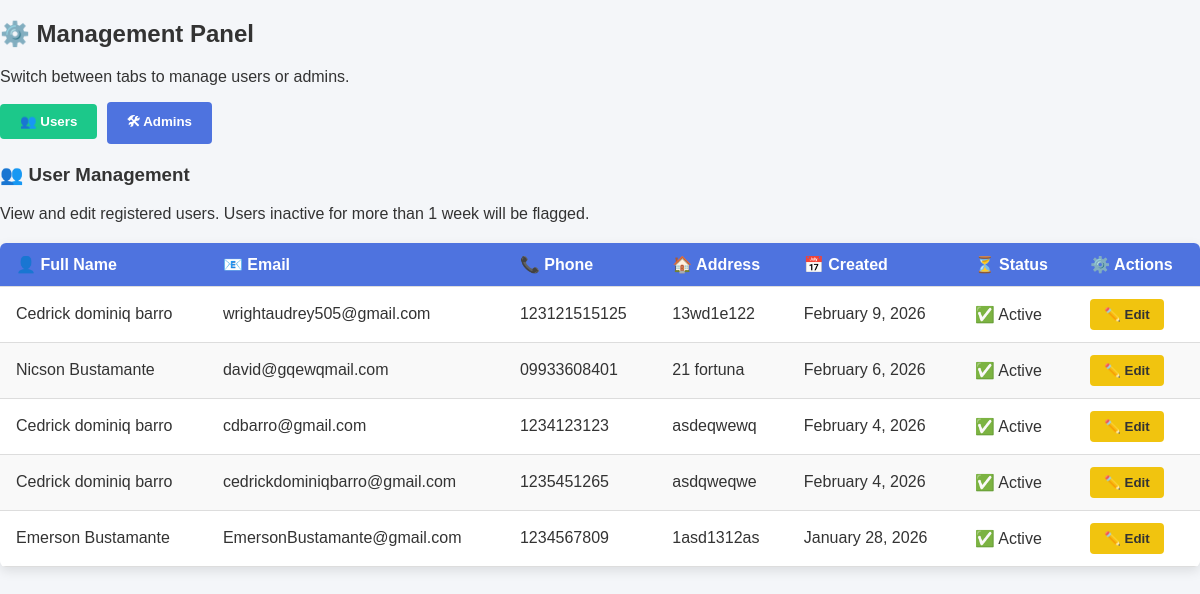
The page /admin-users-admin.php (signed in) on the database its author committed.
### tables this page shows
CREATE TABLE `users` (
  `id` int(11) NOT NULL,
  `fullname` varchar(100) NOT NULL,
  `email` varchar(100) NOT NULL,
  `phone` varchar(20) DEFAULT NULL,
  `address` varchar(255) DEFAULT NULL,
  `password` varchar(255) NOT NULL,
  `created_at` timestamp NOT NULL DEFAULT current_timestamp(),
  `reset_token` varchar(64) DEFAULT NULL,
  `reset_expires` datetime DEFAULT NULL,
  `last_active` datetime DEFAULT current_timestamp()
);

### admin-users-admin.php (the view, shortened to what this page needs)
<?php
include 'db.php';
?>
<!DOCTYPE html>
<html lang="en">
<head>
  <link rel="stylesheet" href="admin-dashboard.css">
</head>
<body>
<h2>⚙️ Management Panel</h2>
<p>Switch between tabs to manage users or admins.</p>
<div class="tab-nav">
  <button class="tab-btn active" onclick="openTab('users-tab')">👥 Users</button>
  <button class="tab-btn" onclick="openTab('admins-tab')">🛠 Admins</button>
</div>
<div id="users-tab" class="tab-content active">
  <h3>👥 User Management</h3>
  <p>View and edit registered users. Users inactive for more than 1 week will be flagged.</p>
  <div class="user-table-wrapper">
    <table id="users-table">
      <thead>
        <tr>
          <th>👤 Full Name</th>
          <th>📧 Email</th>
          <th>📞 Phone</th>
          <th>🏠 Address</th>
          <th>📅 Created</th>
          <th>⏳ Status</th>
          <th>⚙️ Actions</th>
        </tr>
      </thead>
      <tbody>
        <?php
        $result = $conn->query("SELECT id, fullname, email, phone, address, created_at, last_active FROM users ORDER BY created_at DESC");
        if ($result && $result->num_rows > 0) {
          while ($row = $result->fetch_assoc()) {
            $createdDate = date("F j, Y", strtotime($row['created_at']));
            $lastActive = isset($row['last_active']) ? strtotime($row['last_active']) : strtotime($row['created_at']);
            $inactiveDays = (time() - $lastActive) / (60 * 60 * 24);
            $status = $inactiveDays > 7 ? "⚠️ Inactive > 1 week" : "✅ Active";
            echo "<tr>
                    <td>" . htmlspecialchars($row['fullname']) . "</td>
                    <td>" . htmlspecialchars($row['email']) . "</td>
                    <td>" . htmlspecialchars($row['phone']) . "</td>
                    <td>" . htmlspecialchars($row['address']) . "</td>
                    <td>" . $createdDate . "</td>
                    <td>" . $status . "</td>
                    <td>
                      <button class='btn btn-warning edit-btn'
                              data-id='" . $row['id'] . "'
                              data-name='" . htmlspecialchars($row['fullname']) . "'
                              data-email='" . htmlspecialchars($row['email']) . "'
                              data-phone='" . htmlspecialchars($row['phone']) . "'
                              data-address='" . htmlspecialchars($row['address']) . "'>✏️ Edit</button>
                    </td>
                  </tr>";
          }
        } else {
          echo "<tr><td colspan='7' style='text-align:center;'>🚫 No users found</td></tr>";
        }
        ?>
      </tbody>
    </table>
  </div>
</div>
</body>
</html>

### admin-dashboard.css (style rules this page uses)
body { margin: 0; font-family: Arial, sans-serif; background: #f4f6f9; color: #333; }
#users-table { width: 100%; border-collapse: collapse; margin-top: 15px; background: #fff; box-shadow: 0 4px 12px rgba(0,0,0,0.1); border-radius: 6px; overflow: hidden; }
#users-table th, #users-table td { padding: 12px 16px; text-align: left; }
#users-table th { background: #4e73df; color: #fff; font-weight: bold; }
#users-table tr:nth-child(even) { background: #f9f9f9; }
.edit-btn { background: #f1c40f; color: #fff; border: none; padding: 6px 12px; border-radius: 4px; cursor: pointer; font-weight: bold; }
.btn { padding: 8px 14px; border: none; border-radius: 4px; cursor: pointer; font-weight: bold; color: #fff; transition: background 0.3s ease; }
.btn-warning { background: #f1c40f; color: #333; }
.edit-btn { background: #f1c40f; color: #333; }
.user-table-wrapper { margin-top: 20px; }
.user-table-wrapper table { width: 100%; border-collapse: collapse; }
.user-table-wrapper th, .user-table-wrapper td { padding: 10px; border-bottom: 1px solid #ddd; }
.tab-nav { margin-bottom: 20px; }
.tab-btn { padding: 10px 20px; border: none; cursor: pointer; background: #4e73df; color: #fff; font-weight: bold; margin-right: 5px; border-radius: 4px; }
.tab-btn.active { background: #1cc88a; }
.tab-content { display: none; }
.tab-content.active { display: block; }

### rows shown on the page
users: fullname "Cedrick dominiq barro", email "wrightaudrey505@gmail.com", phone "123121515125", address "13wd1e122", created_at "February 9, 2026", last_active "✅ Active"
users: fullname "Nicson Bustamante", email "david@gqewqmail.com", phone "09933608401", address "21 fortuna", created_at "February 6, 2026", last_active "✅ Active"
users: fullname "Cedrick dominiq barro", email "cdbarro@gmail.com", phone "1234123123", address "asdeqwewq", created_at "February 4, 2026", last_active "✅ Active"
users: fullname "Cedrick dominiq barro", email "cedrickdominiqbarro@gmail.com", phone "1235451265", address "asdqweqwe", created_at "February 4, 2026", last_active "✅ Active"
users: fullname "Emerson Bustamante", email "EmersonBustamante@gmail.com", phone "1234567809", address "1asd1312as", created_at "January 28, 2026", last_active "✅ Active"
